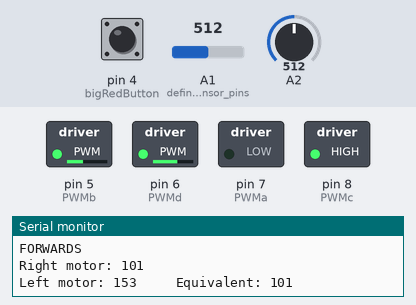
Recording of a sketch running on a simulated Arduino Uno, built with avr-gcc and run on an emulated ATmega328P. Shown: switched loads named in the sketch (green lamp = pin HIGH), the last lines printed to the serial monitor. The test bench sets the inputs (shaded band); at power-on: pin 4 (bigRedButton) LOW, A1 (define_IR_sensor_pins) = 512, A2 = 512.

Above: at 1.2 s.
1.3 s: pin 4 (bigRedButton) pulled HIGH for 0.15 s
At 1.47 s:
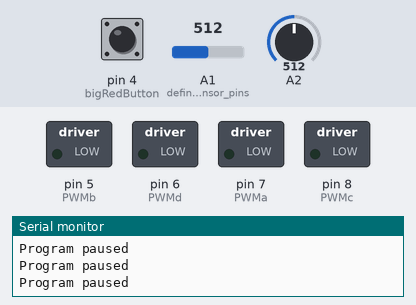
3.0 s: A1 (define_IR_sensor_pins) set to 985
6.0 s: A1 (define_IR_sensor_pins) set to 1015
9.0 s: A2 set to 306
At 10.4 s:
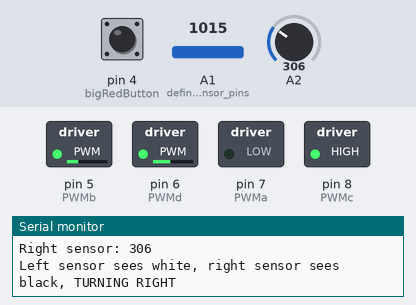
10.7 s: pin 4 (bigRedButton) pulled HIGH for 1 s
At 11.6 s:
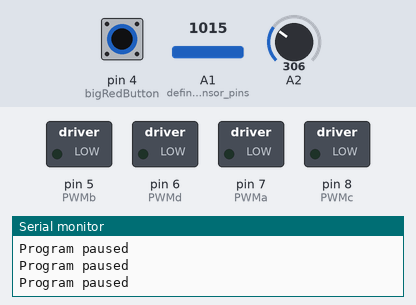
14.7 s: A2 set to 1023
At 15.4 s:
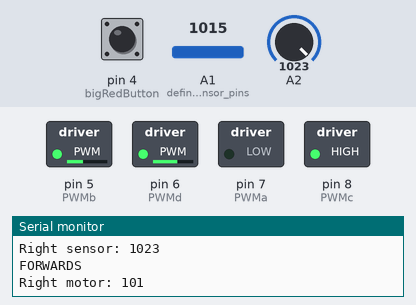
Timing chart, 0 to 17.3 s (numbered marks = the images above; inputs shaded):
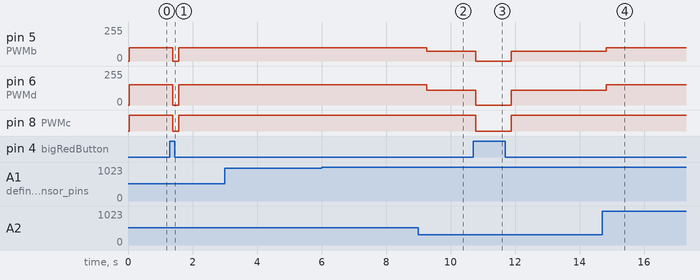

Measured:
- after the input at 1.3 s, pin 5 (PWMb): 101/255 → 0/255 after 0.08 s, → 101/255 0.19 s later; pin 6 (PWMd): 153/255 → 0/255 after 0.08 s, → 153/255 0.19 s later; pin 8 (PWMc): HIGH → LOW after 0.08 s, → HIGH 0.19 s later
- after the input at 9.0 s, pin 5 (PWMb): 101/255 → 72/255 after 0.27 s; pin 6 (PWMd): 153/255 → 110/255 after 0.27 s
- after the input at 10.7 s, pin 5 (PWMb): 72/255 → 0/255 after 0.08 s, → 72/255 1.1 s later; pin 6 (PWMd): 110/255 → 0/255 after 0.08 s, → 110/255 1.1 s later; pin 8 (PWMc): HIGH → LOW after 0.08 s, → HIGH 1.1 s later
- after the input at 14.7 s, pin 5 (PWMb): 72/255 → 101/255 after 0.12 s; pin 6 (PWMd): 110/255 → 153/255 after 0.12 s

The sketch:

using_only_central_2_sensors.ino
```cpp
#define PWMa 7  //define PWM pins
#define PWMb 5
#define PWMc 8
#define PWMd 6

#define motorSpeed 145  //define motor speed for PWM output
int leftMotorSpeed, rightMotorSpeed;
int sensor1Value, sensor2Value; //sensor 1 is left of centre, sensor 2 is right of centre.
#define white 800 //define brightness levels
#define black 400

const int bigRedButton = 4; //pin used to pause program

void setup() {
  Serial.begin(9600);
  pinMode(PWMa, OUTPUT);  //define PWM motor pins
  pinMode(PWMb, OUTPUT);
  pinMode(PWMc, OUTPUT);
  pinMode(PWMd, OUTPUT);

  pinMode(A1, INPUT);   //define IR sensor pins
  pinMode(A2, INPUT);
  pinMode(bigRedButton, INPUT); //define pin to terminate program

}

void loop() {
  while (digitalRead(bigRedButton) == 1) {
    Serial.println("Program paused");
    analogWrite(PWMa, 0 * motorSpeed); //turn off the motors
    analogWrite(PWMb, 0 * motorSpeed);
    analogWrite(PWMc, 0 * motorSpeed);
    analogWrite(PWMd, 0 * motorSpeed);
  }

  sensor1Value = analogRead(A1);
  sensor2Value = analogRead(A2);

  Serial.print("Left sensor: ");
  Serial.println(sensor1Value);
  Serial.print("Right sensor: ");
  Serial.println(sensor2Value);
  Serial.println("");


  if ((sensor1Value >= black && sensor1Value <= white) || (sensor2Value >= black && sensor2Value <= white) || (sensor1Value <= black && sensor2Value <= black) || (sensor1Value >= white && sensor2Value >= white)) { //ambiguous values likely means on the line, or both see same colour, so move forwards
    //ambiguous - sensor 1 in undefined range, sensor 2 in undefined range, both sensors see black, both sensors see white.
    Serial.println("FORWARDS");
    rightMotorSpeed = 0.7 * motorSpeed;
    leftMotorSpeed = 255 - 0.7 * motorSpeed;  //requires reversal due to wiring
    Serial.print("Right motor: ");
    Serial.println(rightMotorSpeed);    //just to slow it down, reducing motor speed variable means lacking enough for turns
    Serial.print("Left motor: ");
    Serial.print(leftMotorSpeed);
    Serial.print("     Equivalent: ");
    Serial.println(rightMotorSpeed);
    Serial.println("");

    analogWrite(PWMa, 0);
    analogWrite(PWMb, rightMotorSpeed);
    analogWrite(PWMc, 255);
    analogWrite(PWMd, leftMotorSpeed);
  }


  if (sensor1Value >= white && sensor2Value <= black) { //left sensor sees white, right sees black, so right turn is needed (CW)
    Serial.println("Left sensor sees white, right sensor sees black, TURNING RIGHT");
    rightMotorSpeed = 0.5 * motorSpeed;
    leftMotorSpeed = 255 - motorSpeed;  //requires reversal due to wiring

    Serial.print("Right motor: ");
    Serial.println(rightMotorSpeed);
    Serial.print("Left motor: ");
    Serial.print(leftMotorSpeed);
    Serial.print("     Equivalent: ");
    Serial.println(motorSpeed);
    Serial.println("");

    analogWrite(PWMa, 0);
    analogWrite(PWMb, rightMotorSpeed);  //slow down the right motor to turn right
    analogWrite(PWMc, 255);
    analogWrite(PWMd, leftMotorSpeed);
  }

  if (sensor1Value <= black && sensor2Value >= white) { //left sensor sees black, right sees white, so left turn is needed (CCW)
    Serial.println("Left sensor sees black, right sensor see white, TURNING LEFT");
    rightMotorSpeed = motorSpeed;
    leftMotorSpeed = 255 - 0.5 * motorSpeed;  //requires reversal due to wiring

    Serial.print("Right motor: ");
    Serial.println(rightMotorSpeed);
    Serial.print("Left motor: ");
    Serial.print(leftMotorSpeed);
    Serial.print("     Equivalent: ");
    Serial.println(0.5 * motorSpeed);
    Serial.println("");

    analogWrite(PWMa, 0);
    analogWrite(PWMb, rightMotorSpeed);
    analogWrite(PWMc, 255);
    analogWrite(PWMd, leftMotorSpeed);  //even though we are increasing the value, this decreases the speed
  }                                           //PWM duty cycle


}
```
